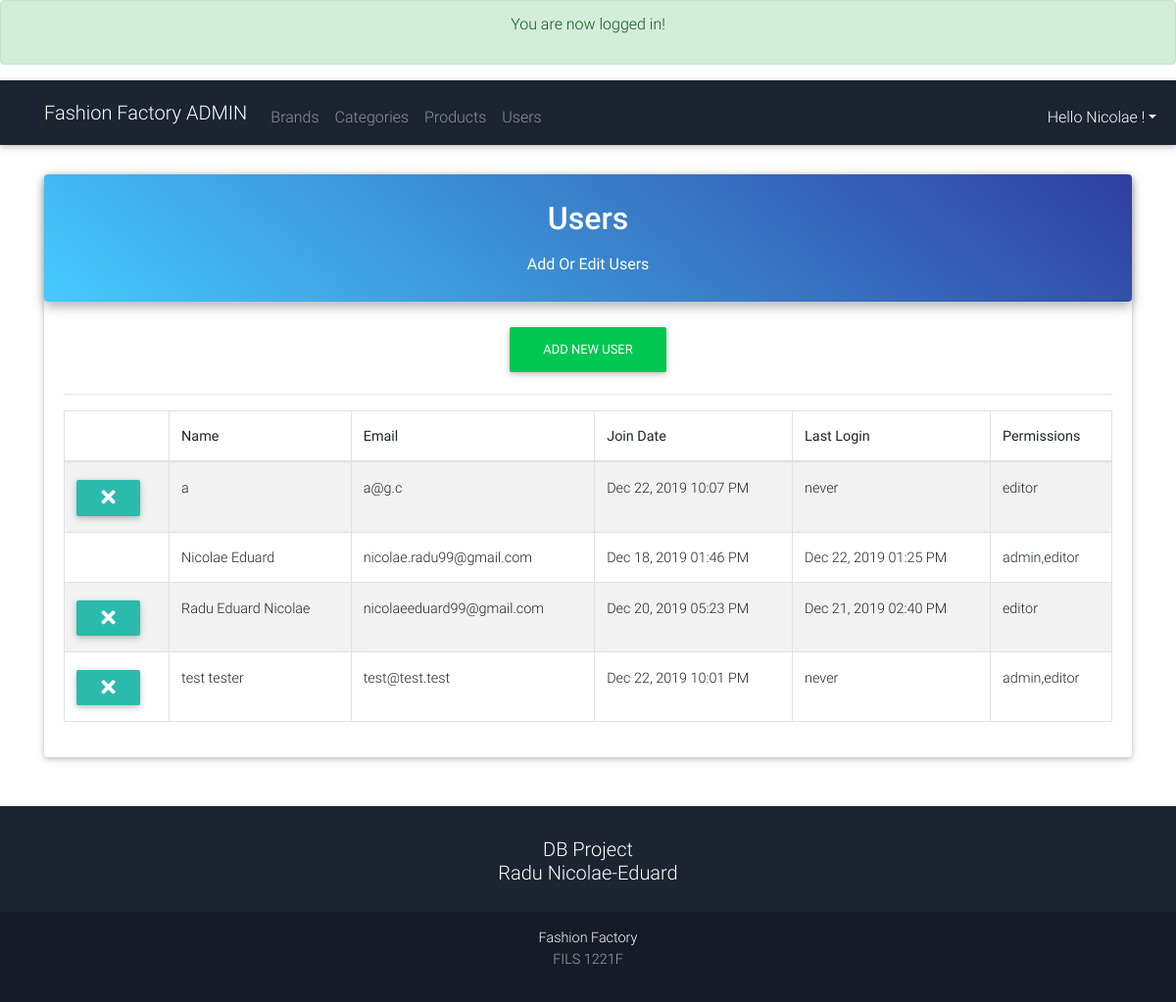
The page /admin/users.php (signed in) on the database its author committed.
### tables this page shows
CREATE TABLE `users` (
  `id` int(11) NOT NULL,
  `full_name` varchar(255) NOT NULL,
  `email` varchar(175) NOT NULL,
  `password` varchar(255) NOT NULL,
  `join_date` datetime NOT NULL DEFAULT current_timestamp(),
  `last_login` datetime NOT NULL,
  `permissions` varchar(255) NOT NULL
);

### helpers/helpers.php (called while the page is built, shortened)
<?php
    function pretty_date($date){
        return date("M d, Y h:i A",strtotime($date));
    }

### admin/users.php (the view, shortened to what this page needs)
<?php
require_once '../core/init.php';
include 'includes/head.php';
include 'includes/nav.php';
if(isset($_GET['add'])){
    $name = ((isset($_POST['name']))?sanitize($_POST['name']):'');
    $email = ((isset($_POST['name']))?sanitize($_POST['email']):'');
    $password = ((isset($_POST['password']))?sanitize($_POST['password']):'');
    $confirm = ((isset($_POST['confirm']))?sanitize($_POST['confirm']):'');
    $permissions = ((isset($_POST['permissions']))?sanitize($_POST['permissions']):'');
    $errors = array();
    if($_POST){
        $emailQuery = $db->query("SELECT * FROM users WHERE email = '$email'");
        $emailCount = mysqli_num_rows($emailQuery);
        if ($emailCount != 0) {
            $errors[] = 'That email already exits in our database';
        }
        $required = array('name', 'email', 'password', 'confirm', 'permissions');
        foreach($required as $f){
            if (empty($_POST[$f])) {
                $errors[] = 'You must fill out all fields';
            break;
            }
        }
        if (strlen($password) < 6) {
            $errors[] = 'Your password must be at least 6 characters';
        }
        if ($password != $confirm) {
            $errors[] = 'Your password does not match';
        }
        if (!filter_var($email,FILTER_VALIDATE_EMAIL)) {
            $errors[] = 'You must enter a valid emaild';
        }
        if (!empty($errors)) {
            echo display_errors($errors);
        }else{
            $hashed = password_hash($password,PASSWORD_DEFAULT);
            $db->query("INSERT INTO users (full_name,email,password,permissions) VALUES ('$name','$email','$hashed','$permissions')");
            $_SESSION['success_flash'] = 'User has been added!';
            header('Location: users.php');
        }
    }
?>
<style>
    /* .modal-backdrop {
    z-index: 1040 !important;
}
.modal-dialog {
    margin: 2px auto;
    z-index: 1100 !important;
} */
.containe{
    display:flex;
    flex-wrap:wrap;
}
</style>
<div class="container">
<div class="card card-cascade" style="margin-top:30px;margin-bottom:224px;">
<div class="view view-cascade gradient-card-header blue-gradient">
  <h2 class="card-header-title mb-3">Add A New User</h2>
  <p class="card-header-subtitle mb-0">Deserve for her own card</p>
</div>
<div class="card-body card-body-cascade text-center">
    <form action="users.php?add=1" method="post">
    <div class="containe">
        <div class="form-group col-md-6">
            <label for="name">Full Name:</label>
            <input type="text" name="name" id="name" class="form-control" value="<?=$name;?>">
        </div>
        <div class="form-group col-md-6">
            <label for="email">Email</label>
            <input type="email" name="email" id="email" class="form-control" value="<?=$email;?>">
        </div>
        <div class="form-group col-md-6">
            <label for="password">Password</label>
            <input type="password" name="password" id="password" class="form-control" value="<?=$password;?>">
        </div>
        <div class="form-group col-md-6">
            <label for="confirm">Confirm Password</label>
            <input type="password" name="confirm" id="confirm" class="form-control" value="<?=$confirm;?>">
        </div>
        <div class="form-group col-md-6">
            <label for="name">Permissions: </label>
            <select class="browser-default custom-select" name="permissions">
                <option value=""<?=(($permissions == '')?' selected':'');?>></option>
                <option value="editor"<?=(($permissions == 'editor')?' selected':'');?>>editor</option>
                <option value="admin,editor"<?=(($permissions == 'admin,editor')?' selected':'');?>>Admin</option>
            </select>
        </div>
        <div class="form-group text-right" style="margin-top:25px;">
            <a href="users.php" class="btn btn-default">Cancel</a>
            <input type="submit" value="Add User" class="btn btn-success">
        </div>
        </div>
    </form>
</div>
</div>
</div>
<?php
}else{
$userQuery = $db->query("SELECT * FROM users ORDER by full_name");
?>
<div class="container">
<div class="card card-cascade" style="margin-top:30px">
<div class="view view-cascade gradient-card-header blue-gradient">
  <h2 class="card-header-title mb-3">Users</h2>
  <p class="card-header-subtitle mb-0">Add Or Edit Users</p>
</div>
<div class="card-body card-body-cascade text-center">
<a href="users.php?add=1" class="btn btn-success" >Add New User</a>
<hr>
<table class="table table-bordered table-striped table-condesed">
    <thead>
        <th></th>
        <th>Name</th>
        <th>Email</th>
        <th>Join Date</th>
        <th>Last Login</th>
        <th>Permissions</th>
    </thead>
    <tbody>
        <?php while($user = mysqli_fetch_assoc($userQuery)): ?>
            <tr>
                <td>
                    <?php if($user['id'] != $user_data['id']):?>
                        <a href="users.php?delete=<?=$user['id'];?>" class="btn btn-default btn-sm"><i class="fas fa-times fa-2x"></i></a>
                    <?php endif;?>
                </td>
                <td><?=$user['full_name'];?></td>
                <td><?=$user['email'];?></td>
                <td><?=pretty_date($user['join_date']);?></td>
                <td><?=(($user['last_login'] == '0000-00-00 00:00:00')?'never':pretty_date($user['last_login']));?></td>
                <td><?=$user['permissions'];?></td>
            </tr>
        <?php endwhile;?>
    </tbody>
</table>
</div>
</div>
</div>
<?php }include 'includes/footer.php'; ?>

### rows shown on the page
users: full_name "a", email "a@g.c", join_date "Dec 22, 2019 10:07 PM", shows "never", permissions "editor"
users: full_name "Nicolae Eduard", email "nicolae.radu99@gmail.com", join_date "Dec 18, 2019 01:46 PM", last_login "Dec 22, 2019 01:25 PM", permissions "admin,editor"
users: full_name "Radu Eduard Nicolae", email "nicolaeeduard99@gmail.com", join_date "Dec 20, 2019 05:23 PM", last_login "Dec 21, 2019 02:40 PM", permissions "editor"
users: full_name "test tester", email "test@test.test", join_date "Dec 22, 2019 10:01 PM", shows "never", permissions "admin,editor"

### other values the page prints
$_SESSION['success_flash'] "You are now logged in!"
$user_data['first'] "Nicolae"
